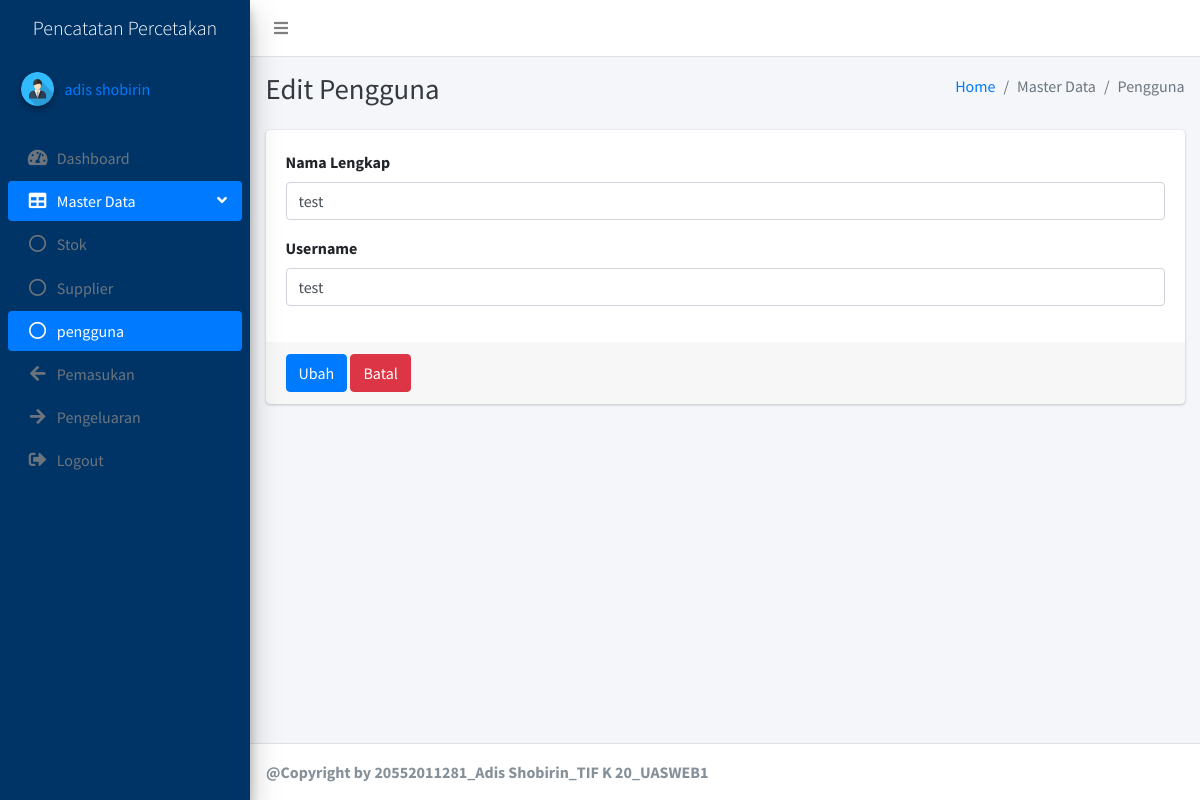
The app's page /pages/pengguna/editPengguna.php?id=4 (signed in) with its own data.
### tables this page shows
CREATE TABLE `pengguna` (
  `id` int(11) NOT NULL,
  `nama_lengkap` varchar(150) NOT NULL,
  `username` varchar(100) NOT NULL,
  `password` varchar(100) NOT NULL
);

### pages/pengguna/editPengguna.php (the view, shortened to what this page needs)
<?php
include('../../connectDB.php');
if ($_SESSION['session']) {
    $id = $_SESSION['session'];
    $sql = mysqli_query($connect, "SELECT * FROM pengguna WHERE id='$id'");
    $data = mysqli_fetch_assoc($sql);
}
$idDetail = $_GET['id'];
$getData = mysqli_query($connect, "SELECT * FROM pengguna WHERE id='$idDetail'");
$detailData = mysqli_fetch_assoc($getData);
?>
<!DOCTYPE html>
<html>
<head>
    <link rel="stylesheet" href="../../plugins/fontawesome-free/css/all.min.css">
    <link rel="stylesheet" href="https://code.ionicframework.com/ionicons/2.0.1/css/ionicons.min.css">
    <link rel="stylesheet" href="../../plugins/tempusdominus-bootstrap-4/css/tempusdominus-bootstrap-4.min.css">
    <link rel="stylesheet" href="../../dist/css/adminlte.min.css">
</head>
<body class="hold-transition sidebar-mini layout-fixed">
    <div class="wrapper">
        <nav class="main-header navbar navbar-expand navbar-white navbar-light">
            <ul class="navbar-nav">
                <li class="nav-item">
                    <a class="nav-link" data-widget="pushmenu" href="#" role="button"><i class="fas fa-bars"></i></a>
                </li>
            </ul>
        </nav>
        <aside class="main-sidebar elevation-4" style="background-color: #003467;">
            <a href="../../index.php" class="brand-link text-center text-white">
                <span class="brand-text font-weight-light">Pencatatan Percetakan</span>
            </a>
            <div class="sidebar">
                <div class="user-panel mt-3 pb-3 mb-3 d-flex">
                    <div class="image">
                        <img src="../../dist/img/user.png" class="img-circle elevation-2" alt="User Image">
                    </div>
                    <div class="info">
                        <a href="../profile/profile.php" class="d-block">
                            <?php echo $data['nama_lengkap']; ?>
                        </a>
                    </div>
                </div>
                <nav class="mt-2">
                    <ul class="nav nav-pills nav-sidebar flex-column" data-widget="treeview" role="menu"
                        data-accordion="false">
                        <li class="nav-item">
                            <a href="../../index.php" class="nav-link">
                                <i class="nav-icon fas fa-tachometer-alt"></i>
                                <p>
                                    Dashboard
                                </p>
                            </a>
                        </li>
                        <li class="nav-item has-treeview menu-open">
                            <a href="#" class="nav-link active">
                                <i class="nav-icon fas fa-table"></i>
                                <p>
                                    Master Data
                                    <i class="fas fa-angle-left right"></i>
                                </p>
                            </a>
                            <ul class="nav nav-treeview">
                                <li class="nav-item">
                                    <a href="../stok/stok.php" class="nav-link">
                                        <i class="far fa-circle nav-icon"></i>
                                        <p>Stok</p>
                                    </a>
                                </li>
                                <li class="nav-item">
                                    <a href="../supplier/supplier.php" class="nav-link">
                                        <i class="far fa-circle nav-icon"></i>
                                        <p>Supplier</p>
                                    </a>
                                </li>
                                <li class="nav-item">
                                    <a href="pengguna.php" class="nav-link active">
                                        <i class="far fa-circle nav-icon"></i>
                                        <p>pengguna</p>
                                    </a>
                                </li>
                            </ul>
                        </li>
                        <li class="nav-item">
                            <a href="../pemasukan/pemasukan.php" class="nav-link">
                                <i class="nav-icon fas fa-arrow-left"></i>
                                <p>
                                    Pemasukan
                                </p>
                            </a>
                        </li>
                        <li class="nav-item">
                            <a href="../pengeluaran/pengeluaran.php" class="nav-link">
                                <i class="nav-icon fas fa-arrow-right"></i>
                                <p>
                                    Pengeluaran
                                </p>
                            </a>
                        </li>
                        <li class="nav-item">
                            <a href="../login/logout.php" class="nav-link">
                                <i class="nav-icon fas fa-sign-out-alt"></i>
                                <p>
                                    Logout
                                </p>
                            </a>
                        </li>
                    </ul>
                </nav>
            </div>
        </aside>
        <div class="content-wrapper">
            <div class="content-header">
                <div class="container-fluid">
                    <div class="row mb-2">
                        <div class="col-sm-6">
                            <h1 class="m-0 text-dark">Edit Pengguna</h1>
                        </div>
                        <div class="col-sm-6">
                            <ol class="breadcrumb float-sm-right">
                                <li class="breadcrumb-item"><a href="#">Home</a></li>
                                <li class="breadcrumb-item active">Master Data</li>
                                <li class="breadcrumb-item active">Pengguna</li>
                            </ol>
                        </div>
                    </div>
                </div>
            </div>
            <section class="content">
                <div class="container-fluid">
                    <div class="row">
                        <div class="col-12">
                            <div class="card">
                                <form role="form" method="POST" enctype="multipart/form-data">
                                    <div class="card-body">
                                        <div class="form-group">
                                            <label>Nama Lengkap</label>
                                            <input type="text" class="form-control" name="nama_lengkap" required
                                                placeholder="Nama Lengkap" value="<?php echo $detailData['nama_lengkap'] ?>">
                                        </div>
                                        <div class="form-group">
                                            <label>Username</label>
                                            <input type="text" class="form-control" name="username" required
                                                placeholder="Username" value="<?php echo $detailData['username'] ?>">
                                        </div>
                                    </div>
                                    <div class="card-footer">
                                        <input type="submit" class="btn btn-primary" name="update_pengguna"
                                            value="Ubah">
                                        <a href="pengguna.php" class="btn btn-danger">Batal</a>
                                    </div>
                                </form>
                            </div>
                        </div>
                    </div>
                </div>
            </section>
        </div>
        <footer class="main-footer">
                  <strong>@Copyright by 20552011281_Adis Shobirin_TIF K 20_UASWEB1</strong>
        </footer>
    </div>
</body>
</html>

### records on screen
pengguna: nama_lengkap "adis shobirin"
pengguna: nama_lengkap "test", username "test"
